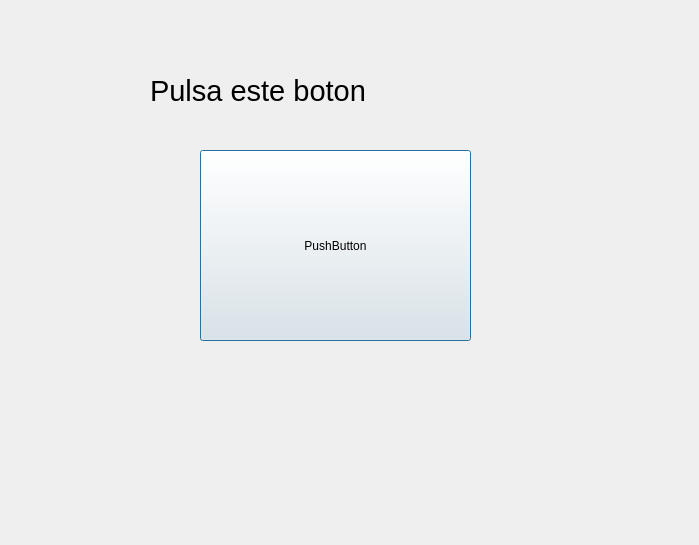
<?xml version="1.0" encoding="UTF-8"?>
<ui version="4.0">
 <class>Dialog</class>
 <widget class="QDialog" name="Dialog">
  <property name="geometry">
   <rect>
    <x>0</x>
    <y>0</y>
    <width>699</width>
    <height>545</height>
   </rect>
  </property>
  <property name="windowTitle">
   <string>Dialog</string>
  </property>
  <widget class="QLabel" name="lbn">
   <property name="geometry">
    <rect>
     <x>150</x>
     <y>70</y>
     <width>351</width>
     <height>41</height>
    </rect>
   </property>
   <property name="font">
    <font>
     <pointsize>22</pointsize>
    </font>
   </property>
   <property name="text">
    <string>Pulsa este boton</string>
   </property>
  </widget>
  <widget class="QPushButton" name="btn">
   <property name="geometry">
    <rect>
     <x>200</x>
     <y>150</y>
     <width>271</width>
     <height>191</height>
    </rect>
   </property>
   <property name="text">
    <string>PushButton</string>
   </property>
  </widget>
 </widget>
 <resources/>
 <connections/>
</ui>
